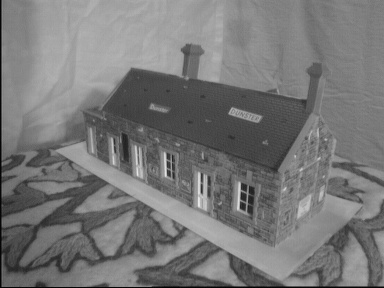
%> input picture CV I Homework/Exe 6/q3_triangulation/house1.jpg, 384 x 288 px
$ octave --eval "apply;"   (GNU Octave 9; MATLAB toolbox functions it lacks are replaced by stand-ins)
%> lines starting %> are read from the running program, lines starting %| are printed output that depends on the picture
### CV I Homework/Exe 6/q3_triangulation/answers.m
function a = answers()
	a.metric = 'Why is it not possible to obtain a metric reconstruction in this case without calibration?';
	a.result = 'How does the result look?';
end

### CV I Homework/Exe 6/q3_triangulation/camera_center.m
function center = camera_center(P)
	[~, ~, V] = svd(P);
	center = V(:, end);
	center = center ./ center(4);
end

### CV I Homework/Exe 6/q1_fundamental_matrix/parameters.m
function p = parameters()
	p.dataset = 'house'; % library
end

### CV I Homework/Exe 6/q3_triangulation/triangulate.m
function X = triangulate(P1, x1, P2, x2)
	A1 = skew_symmetric3(x1) * P1;
	A2 = skew_symmetric3(x2) * P2;

	A = [A1(1:2, :); ...
	     A2(1:2, :)];

	[~, ~, V] = svd(A);
	X = V(:, end);
	X = X ./ X(4);
end

### CV I Homework/Exe 6/q3_triangulation/skew_symmetric3.m
function skew_sym = skew_symmetric3(v)
	skew_sym = zeros(3, 3);
    skew_sym(1, 2) = -v(3);
    skew_sym(1, 3) = v(2);
    skew_sym(2, 1) = v(3);
    skew_sym(2, 3) = -v(1);
    skew_sym(3, 1) = -v(2);
    skew_sym(3, 2) = v(1);
end

### CV I Homework/Exe 6/q3_triangulation/apply.m
function [] = apply()
	close all;
	clc;
	format short g;

	a = answers();
	p = parameters();

	disp('Question: Triangulation');

	% -------------------------------------------------------------------------
	fprintf('\n----- Question a - Metric reconstruction -----\n');

	disp(a.metric);

	% -------------------------------------------------------------------------
	fprintf('\n----- Question b - Camera centers -----\n');

	if strcmp(p.dataset, 'house')
		P1 = load('house1_camera.txt');
		P2 = load('house2_camera.txt');
	elseif strcmp(p.dataset, 'library')
		P1 = load('library1_camera.txt');
		P2 = load('library2_camera.txt');
	else
		error('dataset not found!');
	end
	P1
	P2

	C1 = camera_center(P1);
	C2 = camera_center(P2);

	% -------------------------------------------------------------------------
	fprintf('\n----- Question c -----\n');

	if strcmp(p.dataset, 'house')
		load('house_matches.mat');
		img = imread('house1.jpg');
%> img is the input picture: size 288x384x3 uint8; min 0, max 232, mean 119.2
	elseif strcmp(p.dataset, 'library')
		load('library_matches.mat');
		img = imread('library1.jpg');
	else
		error('dataset not found!');
	end

	figure('Position', [200, 200, 600, 400], 'Name', 'Question c');
	image(img);
	axis equal;
	axis off;
	hold on;

	plot(x1(1, :), x1(2, :), '+r'); % points in left image
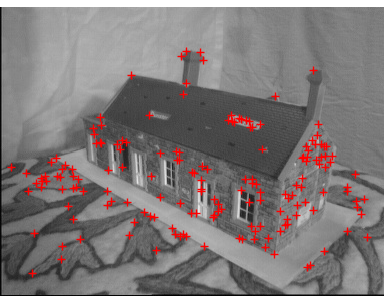
%> figure redrawn from the program's plot data

	Xs = zeros(4, size(x1, 2));
	for i = 1:size(x1, 2)
		Xs(:, i) = triangulate(P1, x1(:, i), P2, x2(:, i))';
	end
%> `apply;`:
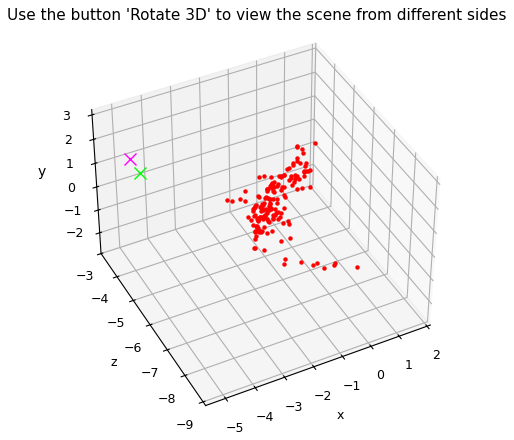
%> figure redrawn from the program's plot data

	Xs(:, 1:3)

	% -------------------------------------------------------------------------
	fprintf('\n----- Question d -----\n');

	figure('Position', [800, 200, 600, 400], 'Name', 'Question d');
	axis equal;
	hold on;
	plot3(C1(1), C1(3), C1(2), 'mx', 'MarkerSize', 8);
	plot3(C2(1), C2(3), C2(2), 'gx', 'MarkerSize', 8);

	plot3(Xs(1, :), Xs(3, :), Xs(2, :), 'r.', 'MarkerSize', 8);
	view(-27,40);
	xlabel('x');
	ylabel('z');
	zlabel('y');
	title('Use the button ''Rotate 3D'' to view the scene from different sides');

	% Compute residual error of reprojected 3D points
	xr1h = P1 * Xs;
	xr2h = P2 * Xs;
	xr1 = xr1h(1:2, :) ./ repmat(xr1h(3, :), 2, 1);
	xr2 = xr2h(1:2, :) ./ repmat(xr2h(3, :), 2, 1);

	disp('Residual errors (mean distance in pixels):');
	error1 = mean(sqrt(sum((x1(1:2, :) - xr1).^2)))
	error2 = mean(sqrt(sum((x2(1:2, :) - xr2).^2)))

	disp(a.result);
end
